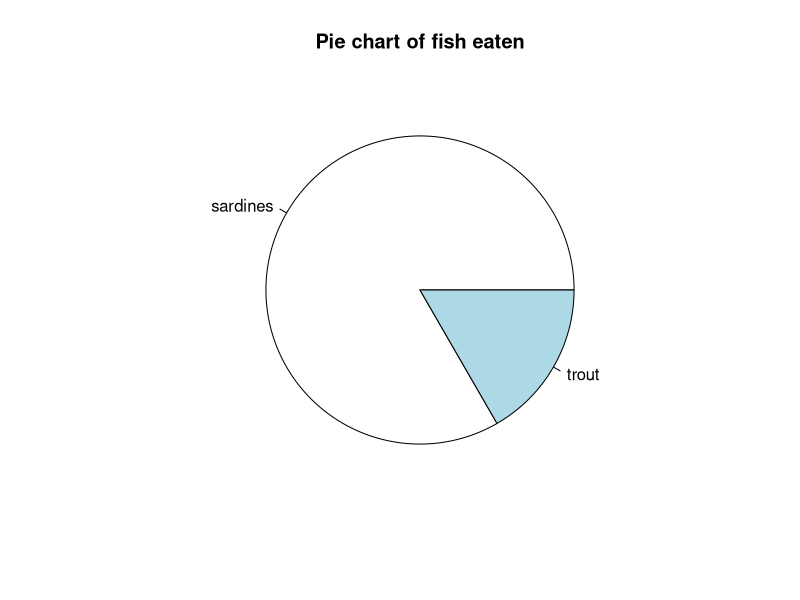

Write the R code that produced this figure.
# Example pie chart
slices <- c(10,2)
lbls <- c("sardines","trout")
pie(slices, labels = lbls, main="Pie chart of fish eaten")
